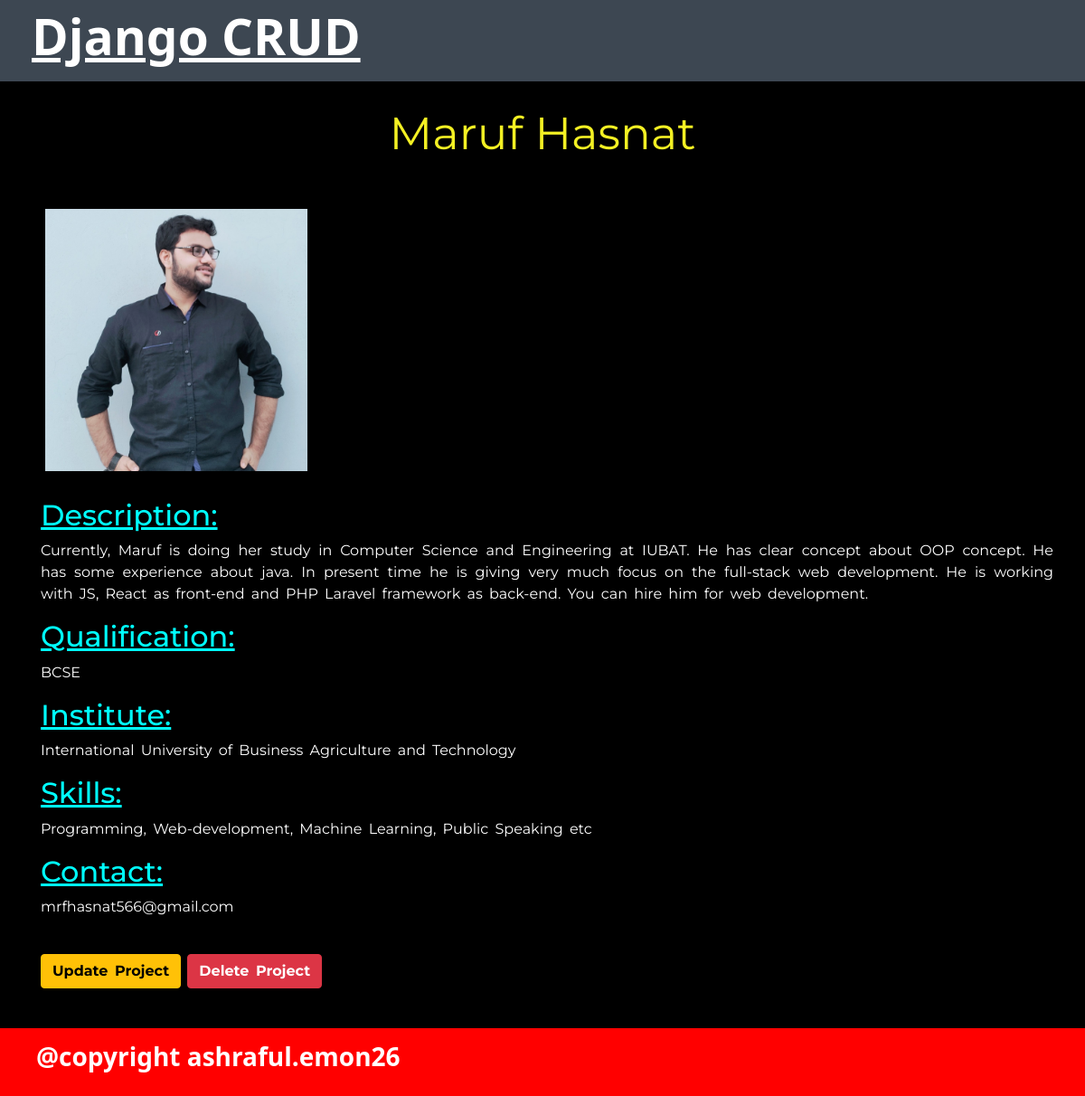
Page /project/bbce4a42-c45b-4435-b97c-42cc3544d9fc/ on the committed database.
### projects/models.py (models this page shows, shortened)
class Project(models.Model):
    title = models.CharField(max_length = 100)
    bio = models.CharField(max_length = 150, null = True, blank = True)
    description = models.TextField(null = True, blank = True)
    qualification = models.CharField(max_length = 150, null = True, blank = True)
    institute = models.CharField(max_length = 150, null = True, blank = True)
    skils = models.CharField(max_length = 150, null = True, blank = True)
    contact = models.CharField(max_length = 60, null = True, blank = True)
    featured_image = models.ImageField(null = True, blank = True, default= "default.jpg")
    tag = models.ManyToManyField('Tag', blank=True)
    id = models.UUIDField(default= uuid.uuid4, unique = True, primary_key = True, editable = "False")

### projects/views.py (the view)
# urls.py: path('project/<str:pk>/', views.project, name="project"),
def project(request, pk):
    projectobj = Project.objects.get(id=pk)
    tags = projectobj.tag.all()
    return render(request, 'pages/single-project.html', {'project':projectobj, 'tag':tags})

### projects/templates/pages/single-project.html
{% extends 'main.html' %}
{% block content %}
<body>
    <div class="single-project">
        <div class="project-title">
            <p>{{project.title}}</p>
        </div>
        <div class="project-image">
            <img src="{{project.featured_image.url}}" alt="Image">
        </div>
        <div class="details">
            <div class="description">
                <h2 style="color: aqua; text-decoration:underline;">Description: </h2>
                <p>{{project.description}}</p>
            </div>
            <div class="qualification">
                <h2 style="color: aqua; text-decoration:underline;">Qualification: </h2>
                <p>{{project.qualification}}</p>
            </div>
            <div class="institute">
                <h2 style="color: aqua; text-decoration:underline;">Institute: </h2>
                <p>{{project.institute}}</p>
            </div>
            <div class="skils">
                <h2 style="color: aqua; text-decoration:underline;">Skills: </h2>
                <p>{{project.skils}}</p>
            </div>
            <div class="contact">
                <h2 style="color: aqua; text-decoration:underline;">Contact: </h2>
                <p>{{project.contact}}</p>
            </div>
            <div class="button">
                <br>
                <a href="{% url 'update-project' project.id %}" class="btn btn-warning"> <b>Update Project</b> </a>
                <a href="{% url 'delete-project' project.id %}" class="btn btn-danger"> <b>Delete Project</b> </a>
                <br> <br>
            </div>
        </div>
    </div>
</body>
</html>
{% endblock content %}

### static/style/main.css (style rules this page uses)
body { font-family: -apple-system, BlinkMacSystemFont, 'Segoe UI', Roboto, Oxygen, Ubuntu, Cantarell, 'Open Sans', 'Helvetica Neue', sans-serif ; }

### static/style/single-project.css (style rules this page uses)
.single-project { background-color:black; color: white; font-family: 'Montserrat', sans-serif; padding: 20px; }
.details { margin-left: 25px; margin-right: 15px; word-spacing: 3px; text-align: justify; }
.project-title { font-size: 50px; text-align: center; color:rgb(243, 240, 35); }
.single-project img { width: 100%; height: auto; padding: 30px; }
.project-image { max-width: 350px; border-radius: 50%; }

### static/style/navv.css (style rules this page uses)
* { padding: 0; margin: 0; text-decoration: none; list-style: none; box-sizing: border-box; }
body { font-family: 'Montserrat', sans-serif; }

### static/style/project-form.css (style rules this page uses)
* { box-sizing: border-box; }

### rows in the picture
Project: title "Maruf Hasnat", featured_image (picture), description "Currently, Maruf is doing her study in Computer Science and Engineering at IUBAT. He has clear concept about OOP concept. He has some experience about java. In present time he is giving very much focus on the full-stack web development. He is working with JS, React as front-end and PHP Laravel framework as back-end. You can hire him for web development.", qualification "BCSE", institute "International University of Business Agriculture and Technology", skils "Programming, Web-development, Machine Learning, Public Speaking etc", contact "mrfhasnat566@gmail.com"
